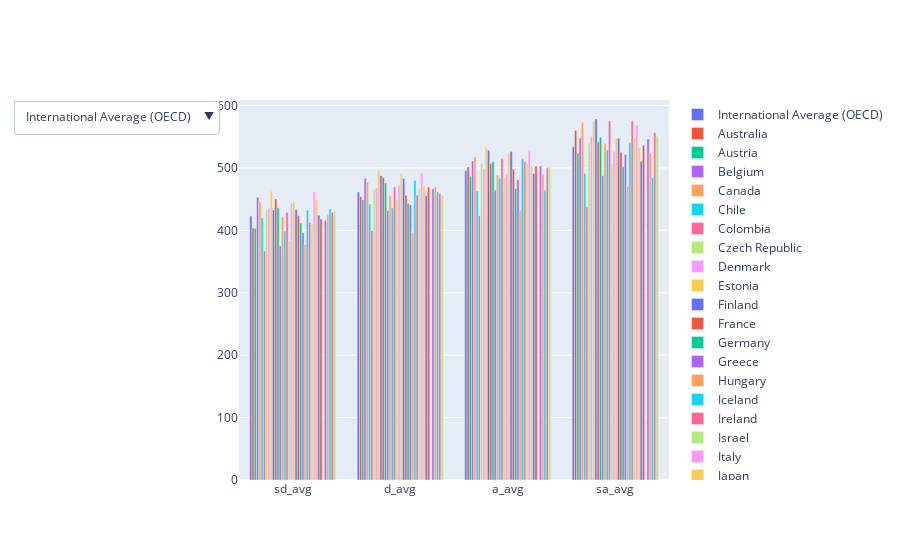

The notebook cell this image was saved under:
### Code cell
con = readinghabit_avg2['Countries'].unique().tolist()
cat  = readinghabit_avg2['category'].unique().tolist()

#fig = go.Figure()

data = []

for i in con:

    data.append(
       go.Bar(
            name=i,
            x=cat,
            y=readinghabit_avg2.loc[readinghabit_avg2['Countries'] == i]['avg'].tolist()
        )
    )

plot = px.Figure(data)

#visual = [False]*len(con)
bton = []

for j in range(0, len(con)):
    visual = [False]*len(con)
    visual[j] = True
    #print(visual)

    bton.append(
        dict(label=con[j],
                     method="update",
                     args=[{"visible": visual},
                           {"title": f"reading score average for {con[j]} for good readers"}])
    )

plot.update_layout(
    updatemenus=[
        dict(
            active=0,
            buttons=list(bton),
        )
    ])
  
plot.show()
  
plot.write_html("reading_good.html")

### Figure 1 — Plotly figure (JSON) as saved in the notebook; plotly's stock layout.template omitted (floating-point values rounded to 4 significant figures)
{"data": [{"name": "International Average (OECD)", "type": "bar", "x": ["sd_avg", "d_avg", "a_avg", "sa_avg"], "y": [422.9, 461.4, 496.1, 533.9]}, {"name": "Australia", "type": "bar", "x": ["sd_avg", "d_avg", "a_avg", "sa_avg"], "y": [403.7, 453.9, 501.6, 560.2]}, {"name": "Austria", "type": "bar", "x": ["sd_avg", "d_avg", "a_avg", "sa_avg"], "y": [402.9, 449.5, 486.6, 523.5]}, {"name": "Belgium", "type": "bar", "x": ["sd_avg", "d_avg", "a_avg", "sa_avg"], "y": [453.1, 483.3, 511.0, 548.1]}, {"name": "Canada", "type": "bar", "x": ["sd_avg", "d_avg", "a_avg", "sa_avg"], "y": [445.6, 477.3, 517.7, 573.2]}, {"name": "Chile", "type": "bar", "x": ["sd_avg", "d_avg", "a_avg", "sa_avg"], "y": [419.8, 442.1, 463.1, 491.7]}, {"name": "Colombia", "type": "bar", "x": ["sd_avg", "d_avg", "a_avg", "sa_avg"], "y": [367.0, 399.5, 423.5, 437.2]}, {"name": "Czech Republic", "type": "bar", "x": ["sd_avg", "d_avg", "a_avg", "sa_avg"], "y": [432.3, 464.9, 506.8, 539.8]}, {"name": "Denmark", "type": "bar", "x": ["sd_avg", "d_avg", "a_avg", "sa_avg"], "y": [434.4, 468.1, 498.9, 549.9]}, {"name": "Estonia", "type": "bar", "x": ["sd_avg", "d_avg", "a_avg", "sa_avg"], "y": [462.8, 495.9, 532.7, 574.8]}, {"name": "Finland", "type": "bar", "x": ["sd_avg", "d_avg", "a_avg", "sa_avg"], "y": [432.7, 487.5, 528.2, 578.4]}, {"name": "France", "type": "bar", "x": ["sd_avg", "d_avg", "a_avg", "sa_avg"], "y": [450.3, 484.4, 507.2, 541.4]}, {"name": "Germany", "type": "bar", "x": ["sd_avg", "d_avg", "a_avg", "sa_avg"], "y": [436.0, 475.8, 510.3, 549.2]}, {"name": "Greece", "type": "bar", "x": ["sd_avg", "d_avg", "a_avg", "sa_avg"], "y": [375.2, 432.4, 464.5, 487.5]}, {"name": "Hungary", "type": "bar", "x": ["sd_avg", "d_avg", "a_avg", "sa_avg"], "y": [421.9, 455.4, 488.6, 539.4]}, {"name": "Iceland", "type": "bar", "x": ["sd_avg", "d_avg", "a_avg", "sa_avg"], "y": [399.3, 435.8, 483.4, 528.8]}, {"name": "Ireland", "type": "bar", "x": ["sd_avg", "d_avg", "a_avg", "sa_avg"], "y": [428.9, 469.6, 515.0, 575.6]}, {"name": "Israel", "type": "bar", "x": ["sd_avg", "d_avg", "a_avg", "sa_avg"], "y": [383.6, 449.0, 485.1, 507.5]}, {"name": "Italy", "type": "bar", "x": ["sd_avg", "d_avg", "a_avg", "sa_avg"], "y": [443.6, 472.3, 489.5, 526.8]}, {"name": "Japan", "type": "bar", "x": ["sd_avg", "d_avg", "a_avg", "sa_avg"], "y": [445.5, 490.5, 524.4, 548.2]}, {"name": "Korea", "type": "bar", "x": ["sd_avg", "d_avg", "a_avg", "sa_avg"], "y": [432.9, 483.1, 526.4, 547.6]}, {"name": "Latvia", "type": "bar", "x": ["sd_avg", "d_avg", "a_avg", "sa_avg"], "y": [423.3, 456.1, 497.8, 525.1]}, {"name": "Lithuania", "type": "bar", "x": ["sd_avg", "d_avg", "a_avg", "sa_avg"], "y": [411.8, 443.3, 466.8, 501.8]}, {"name": "Luxembourg", "type": "bar", "x": ["sd_avg", "d_avg", "a_avg", "sa_avg"], "y": [396.2, 441.2, 481.0, 521.5]}, {"name": "Mexico", "type": "bar", "x": ["sd_avg", "d_avg", "a_avg", "sa_avg"], "y": [377.2, 396.5, 431.5, 470.3]}, {"name": "Netherlands", "type": "bar", "x": ["sd_avg", "d_avg", "a_avg", "sa_avg"], "y": [432.1, 480.1, 514.7, 540.4]}, {"name": "New Zealand", "type": "bar", "x": ["sd_avg", "d_avg", "a_avg", "sa_avg"], "y": [412.2, 456.6, 509.9, 575.3]}, {"name": "Norway", "type": "bar", "x": ["sd_avg", "d_avg", "a_avg", "sa_avg"], "y": [409.5, 467.5, 508.0, 548.4]}, {"name": "Poland", "type": "bar", "x": ["sd_avg", "d_avg", "a_avg", "sa_avg"], "y": [462.0, 491.6, 527.7, 568.2]}, {"name": "Portugal", "type": "bar", "x": ["sd_avg", "d_avg", "a_avg", "sa_avg"], "y": [449.4, 470.8, 503.2, 532.2]}, {"name": "Slovak Republic", "type": "bar", "x": ["sd_avg", "d_avg", "a_avg", "sa_avg"], "y": [424.4, 455.3, 490.9, 510.7]}, {"name": "Slovenia", "type": "bar", "x": ["sd_avg", "d_avg", "a_avg", "sa_avg"], "y": [418.2, 469.3, 502.8, 536.2]}, {"name": "Spain", "type": "bar", "x": ["sd_avg", "d_avg", "a_avg", "sa_avg"], "y": [null, null, null, null]}, {"name": "Sweden", "type": "bar", "x": ["sd_avg", "d_avg", "a_avg", "sa_avg"], "y": [415.9, 466.4, 503.0, 546.4]}, {"name": "Switzerland", "type": "bar", "x": ["sd_avg", "d_avg", "a_avg", "sa_avg"], "y": [425.4, 469.3, 489.7, 523.6]}, {"name": "Turkey", "type": "bar", "x": ["sd_avg", "d_avg", "a_avg", "sa_avg"], "y": [434.3, 461.6, 464.8, 484.8]}, {"name": "United Kingdom", "type": "bar", "x": ["sd_avg", "d_avg", "a_avg", "sa_avg"], "y": [429.2, 458.7, 500.2, 556.4]}, {"name": "United States", "type": "bar", "x": ["sd_avg", "d_avg", "a_avg", "sa_avg"], "y": [430.8, 456.6, 501.4, 550.7]}], "layout": {"updatemenus": [{"active": 0, "buttons": [{"args": [{"visible": [true, false, false, false, false, false, false, false, false, false, false, false, false, false, false, false, false, false, false, false, false, false, false, false, false, false, false, false, false, false, false, false, false, false, false, false, false, false]}, {"title": "reading score average for International Average (OECD) for good readers"}], "label": "International Average (OECD)", "method": "update"}, {"args": [{"visible": [false, true, false, false, false, false, false, false, false, false, false, false, false, false, false, false, false, false, false, false, false, false, false, false, false, false, false, false, false, false, false, false, false, false, false, false, false, false]}, {"title": "reading score average for Australia for good readers"}], "label": "Australia", "method": "update"}, {"args": [{"visible": [false, false, true, false, false, false, false, false, false, false, false, false, false, false, false, false, false, false, false, false, false, false, false, false, false, false, false, false, false, false, false, false, false, false, false, false, false, false]}, {"title": "reading score average for Austria for good readers"}], "label": "Austria", "method": "update"}, {"args": [{"visible": [false, false, false, true, false, false, false, false, false, false, false, false, false, false, false, false, false, false, false, false, false, false, false, false, false, false, false, false, false, false, false, false, false, false, false, false, false, false]}, {"title": "reading score average for Belgium for good readers"}], "label": "Belgium", "method": "update"}, {"args": [{"visible": [false, false, false, false, true, false, false, false, false, false, false, false, false, false, false, false, false, false, false, false, false, false, false, false, false, false, false, false, false, false, false, false, false, false, false, false, false, false]}, {"title": "reading score average for Canada for good readers"}], "label": "Canada", "method": "update"}, {"args": [{"visible": [false, false, false, false, false, true, false, false, false, false, false, false, false, false, false, false, false, false, false, false, false, false, false, false, false, false, false, false, false, false, false, false, false, false, false, false, false, false]}, {"title": "reading score average for Chile for good readers"}], "label": "Chile", "method": "update"}, {"args": [{"visible": [false, false, false, false, false, false, true, false, false, false, false, false, false, false, false, false, false, false, false, false, false, false, false, false, false, false, false, false, false, false, false, false, false, false, false, false, false, false]}, {"title": "reading score average for Colombia for good readers"}], "label": "Colombia", "method": "update"}, {"args": [{"visible": [false, false, false, false, false, false, false, true, false, false, false, false, false, false, false, false, false, false, false, false, false, false, false, false, false, false, false, false, false, false, false, false, false, false, false, false, false, false]}, {"title": "reading score average for Czech Republic for good readers"}], "label": "Czech Republic", "method": "update"}, {"args": [{"visible": [false, false, false, false, false, false, false, false, true, false, false, false, false, false, false, false, false, false, false, false, false, false, false, false, false, false, false, false, false, false, false, false, false, false, false, false, false, false]}, {"title": "reading score average for Denmark for good readers"}], "label": "Denmark", "method": "update"}, {"args": [{"visible": [false, false, false, false, false, false, false, false, false, true, false, false, false, false, false, false, false, false, false, false, false, false, false, false, false, false, false, false, false, false, false, false, false, false, false, false, false, false]}, {"title": "reading score average for Estonia for good readers"}], "label": "Estonia", "method": "update"}, {"args": [{"visible": [false, false, false, false, false, false, false, false, false, false, true, false, false, false, false, false, false, false, false, false, false, false, false, false, false, false, false, false, false, false, false, false, false, false, false, false, false, false]}, {"title": "reading score average for Finland for good readers"}], "label": "Finland", "method": "update"}, {"args": [{"visible": [false, false, false, false, false, false, false, false, false, false, false, true, false, false, false, false, false, false, false, false, false, false, false, false, false, false, false, false, false, false, false, false, false, false, false, false, false, false]}, {"title": "reading score average for France for good readers"}], "label": "France", "method": "update"}, {"args": [{"visible": [false, false, false, false, false, false, false, false, false, false, false, false, true, false, false, false, false, false, false, false, false, false, false, false, false, false, false, false, false, false, false, false, false, false, false, false, false, false]}, {"title": "reading score average for Germany for good readers"}], "label": "Germany", "method": "update"}, {"args": [{"visible": [false, false, false, false, false, false, false, false, false, false, false, false, false, true, false, false, false, false, false, false, false, false, false, false, false, false, false, false, false, false, false, false, false, false, false, false, false, false]}, {"title": "reading score average for Greece for good readers"}], "label": "Greece", "method": "update"}, {"args": [{"visible": [false, false, false, false, false, false, false, false, false, false, false, false, false, false, true, false, false, false, false, false, false, false, false, false, false, false, false, false, false, false, false, false, false, false, false, false, false, false]}, {"title": "reading score average for Hungary for good readers"}], "label": "Hungary", "method": "update"}, {"args": [{"visible": [false, false, false, false, false, false, false, false, false, false, false, false, false, false, false, true, false, false, false, false, false, false, false, false, false, false, false, false, false, false, false, false, false, false, false, false, false, false]}, {"title": "reading score average for Iceland for good readers"}], "label": "Iceland", "method": "update"}, {"args": [{"visible": [false, false, false, false, false, false, false, false, false, false, false, false, false, false, false, false, true, false, false, false, false, false, false, false, false, false, false, false, false, false, false, false, false, false, false, false, false, false]}, {"title": "reading score average for Ireland for good readers"}], "label": "Ireland", "method": "update"}, {"args": [{"visible": [false, false, false, false, false, false, false, false, false, false, false, false, false, false, false, false, false, true, false, false, false, false, false, false, false, false, false, false, false, false, false, false, false, false, false, false, false, false]}, {"title": "reading score average for Israel for good readers"}], "label": "Israel", "method": "update"}, {"args": [{"visible": [false, false, false, false, false, false, false, false, false, false, false, false, false, false, false, false, false, false, true, false, false, false, false, false, false, false, false, false, false, false, false, false, false, false, false, false, false, false]}, {"title": "reading score average for Italy for good readers"}], "label": "Italy", "method": "update"}, {"args": [{"visible": [false, false, false, false, false, false, false, false, false, false, false, false, false, false, false, false, false, false, false, true, false, false, false, false, false, false, false, false, false, false, false, false, false, false, false, false, false, false]}, {"title": "reading score average for Japan for good readers"}], "label": "Japan", "method": "update"}, {"args": [{"visible": [false, false, false, false, false, false, false, false, false, false, false, false, false, false, false, false, false, false, false, false, true, false, false, false, false, false, false, false, false, false, false, false, false, false, false, false, false, false]}, {"title": "reading score average for Korea for good readers"}], "label": "Korea", "method": "update"}, {"args": [{"visible": [false, false, false, false, false, false, false, false, false, false, false, false, false, false, false, false, false, false, false, false, false, true, false, false, false, false, false, false, false, false, false, false, false, false, false, false, false, false]}, {"title": "reading score average for Latvia for good readers"}], "label": "Latvia", "method": "update"}, {"args": [{"visible": [false, false, false, false, false, false, false, false, false, false, false, false, false, false, false, false, false, false, false, false, false, false, true, false, false, false, false, false, false, false, false, false, false, false, false, false, false, false]}, {"title": "reading score average for Lithuania for good readers"}], "label": "Lithuania", "method": "update"}, {"args": [{"visible": [false, false, false, false, false, false, false, false, false, false, false, false, false, false, false, false, false, false, false, false, false, false, false, true, false, false, false, false, false, false, false, false, false, false, false, false, false, false]}, {"title": "reading score average for Luxembourg for good readers"}], "label": "Luxembourg", "method": "update"}, {"args": [{"visible": [false, false, false, false, false, false, false, false, false, false, false, false, false, false, false, false, false, false, false, false, false, false, false, false, true, false, false, false, false, false, false, false, false, false, false, false, false, false]}, {"title": "reading score average for Mexico for good readers"}], "label": "Mexico", "method": "update"}, {"args": [{"visible": [false, false, false, false, false, false, false, false, false, false, false, false, false, false, false, false, false, false, false, false, false, false, false, false, false, true, false, false, false, false, false, false, false, false, false, false, false, false]}, {"title": "reading score average for Netherlands for good readers"}], "label": "Netherlands", "method": "update"}, {"args": [{"visible": [false, false, false, false, false, false, false, false, false, false, false, false, false, false, false, false, false, false, false, false, false, false, false, false, false, false, true, false, false, false, false, false, false, false, false, false, false, false]}, {"title": "reading score average for New Zealand for good readers"}], "label": "New Zealand", "method": "update"}, {"args": [{"visible": [false, false, false, false, false, false, false, false, false, false, false, false, false, false, false, false, false, false, false, false, false, false, false, false, false, false, false, true, false, false, false, false, false, false, false, false, false, false]}, {"title": "reading score average for Norway for good readers"}], "label": "Norway", "method": "update"}, {"args": [{"visible": [false, false, false, false, false, false, false, false, false, false, false, false, false, false, false, false, false, false, false, false, false, false, false, false, false, false, false, false, true, false, false, false, false, false, false, false, false, false]}, {"title": "reading score average for Poland for good readers"}], "label": "Poland", "method": "update"}, {"args": [{"visible": [false, false, false, false, false, false, false, false, false, false, false, false, false, false, false, false, false, false, false, false, false, false, false, false, false, false, false, false, false, true, false, false, false, false, false, false, false, false]}, {"title": "reading score average for Portugal for good readers"}], "label": "Portugal", "method": "update"}, {"args": [{"visible": [false, false, false, false, false, false, false, false, false, false, false, false, false, false, false, false, false, false, false, false, false, false, false, false, false, false, false, false, false, false, true, false, false, false, false, false, false, false]}, {"title": "reading score average for Slovak Republic for good readers"}], "label": "Slovak Republic", "method": "update"}, {"args": [{"visible": [false, false, false, false, false, false, false, false, false, false, false, false, false, false, false, false, false, false, false, false, false, false, false, false, false, false, false, false, false, false, false, true, false, false, false, false, false, false]}, {"title": "reading score average for Slovenia for good readers"}], "label": "Slovenia", "method": "update"}, {"args": [{"visible": [false, false, false, false, false, false, false, false, false, false, false, false, false, false, false, false, false, false, false, false, false, false, false, false, false, false, false, false, false, false, false, false, true, false, false, false, false, false]}, {"title": "reading score average for Spain for good readers"}], "label": "Spain", "method": "update"}, {"args": [{"visible": [false, false, false, false, false, false, false, false, false, false, false, false, false, false, false, false, false, false, false, false, false, false, false, false, false, false, false, false, false, false, false, false, false, true, false, false, false, false]}, {"title": "reading score average for Sweden for good readers"}], "label": "Sweden", "method": "update"}, {"args": [{"visible": [false, false, false, false, false, false, false, false, false, false, false, false, false, false, false, false, false, false, false, false, false, false, false, false, false, false, false, false, false, false, false, false, false, false, true, false, false, false]}, {"title": "reading score average for Switzerland for good readers"}], "label": "Switzerland", "method": "update"}, {"args": [{"visible": [false, false, false, false, false, false, false, false, false, false, false, false, false, false, false, false, false, false, false, false, false, false, false, false, false, false, false, false, false, false, false, false, false, false, false, true, false, false]}, {"title": "reading score average for Turkey for good readers"}], "label": "Turkey", "method": "update"}, {"args": [{"visible": [false, false, false, false, false, false, false, false, false, false, false, false, false, false, false, false, false, false, false, false, false, false, false, false, false, false, false, false, false, false, false, false, false, false, false, false, true, false]}, {"title": "reading score average for United Kingdom for good readers"}], "label": "United Kingdom", "method": "update"}, {"args": [{"visible": [false, false, false, false, false, false, false, false, false, false, false, false, false, false, false, false, false, false, false, false, false, false, false, false, false, false, false, false, false, false, false, false, false, false, false, false, false, true]}, {"title": "reading score average for United States for good readers"}], "label": "United States", "method": "update"}]}]}}
